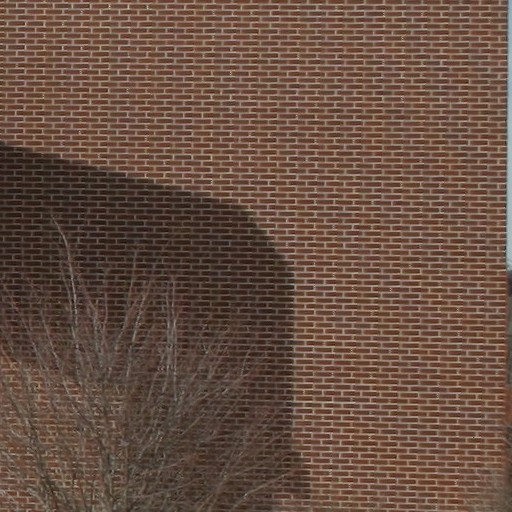
#> input picture Ex1/images/bricks.jpg, 512 x 512 px
$ jupyter execute 1_sample.ipynb
#> lines starting #> are read from the running program, lines starting #| are printed output that depends on the picture
# Spatial sampling

Import required modules

[cell 1]
from __future__ import print_function
import cv2
from scipy.ndimage.filters import gaussian_filter
import matplotlib.pyplot as plt
import matplotlib
import numpy as np

## Helper functions (You don't need to modify these)

Read image from input file into a `numpy.ndarray` variable of two dimensions (grayscale) with 32-bit float entries.

[cell 2]
def read_input_image(input_file_name):
    """
    Read image from input file into a numpy.ndarray variable of two dimensions (grayscale) with 32-bit float entries.
    """
#> called with input_file_name = '../images/bricks.jpg'

    # Set the flag argument to 0 so that the output has only one channel.
    return cv2.imread(input_file_name, 0).astype('float')
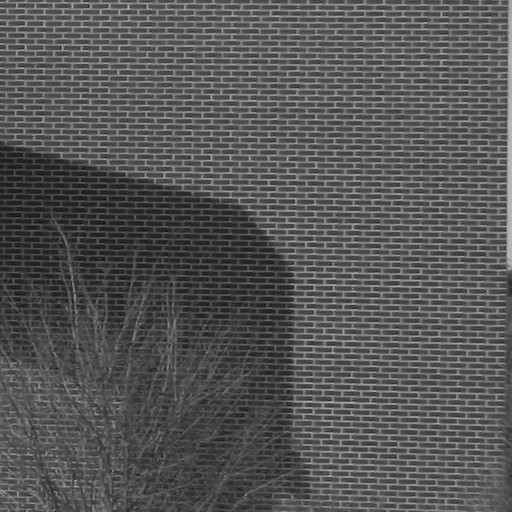
#> returned value: shape (512, 512) float64; min 12, max 196, mean 86.1
#| Size of Input image: 512, 512.

---

Save output image to a file.

[cell 3]
def write_output_image_to_file(output_image, output_file_name):
    """
    Save output image to a file.
    """

    cv2.imwrite(output_file_name, output_image)
    return

---

Ensure that the sub-sampling factor is not too large.

[cell 4]
def check_size(input_image, factor):
    """
    Check if the subsampling factor is too large.
    Input parameters:
        input_image: the input image
        factor: the required sub-sampling factor
    """
#> called with factor = 3

    condition1 = ((input_image.shape[0] // factor) == 0)
#> condition1 = False
    condition2 = ((input_image.shape[1] // factor) == 0)
#> condition2 = False

    if condition1 or condition2:
        print('Error! Subsampling rate is too large.')
        return 0

    else:
        print('Sub-sampling factor is permissible.')
        return 1

---

Print the size of the image

[cell 5]
def print_image_size(image,image_name):
    """
    Print the size of the image
    Input parameters:
        image: the image whose size is required
        image_name: string to indicate the image content
    """

    print('Size of {:s}: {:d}, {:d}.'.format(image_name, image.shape[0], image.shape[1]))

---

Display an image

[cell 6]
def display_image(image,title):
    """
    Display an image
    Input parameters:
        image: the image to be displayed
        title: title of the figure
    """

    fig = matplotlib.pyplot.gcf()
    DPI = fig.get_dpi()
    plt.figure(figsize=(image.shape[0]/float(DPI),image.shape[1]/float(DPI)))
    plt.imshow(image, cmap=plt.cm.gray)
    plt.axis('off')
    plt.title(title)
    plt.show()

## Sub-sampling functions (TODO: Implement these functions)

---

Sub-sample the image

[cell 7]
def subsample_image(input_image, factor):
    """
    Subsample the input image with the requested subsampling factor.
    Input parameters:
        input_image: the input image
        factor: the required sub-sampling factor
    Output:
        the sub-sampled image
    """

    return input_image[::factor,::factor]

---

Apply a gaussian blurring to the image

[cell 8]
def gaussian_filter_image(input_image, sigma):
    """
    Apply a gaussian blurring to the image
    Input parameters:
        input_image: the input image
        sigma: strength of the required gaussian blurring
    Output:
        gaussian blurred image
    """
#> called with sigma = 2

    return gaussian_filter(input_image, sigma)
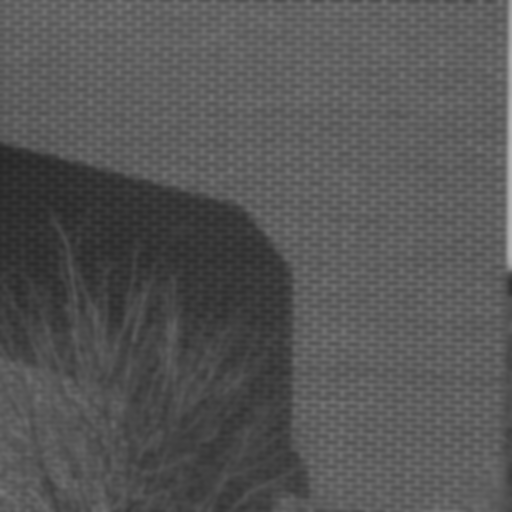
#> returned value: shape (512, 512) float64; min 39.49, max 179.7, mean 86.1

## Main function

[cell 9]
def main_function(input_file, factor, sigma):
    """
    Input parameters:
        input_file: path to the input image
        factor: sub-sampling factor
        sigma: strength of the gaussian blurring
    """

    # Read the input image
    I_input = read_input_image(input_file)

    # display the input image
    # display_image(I_input, 'Input image')

    # Print the size of the input image
    print_image_size(I_input, 'Input image')

    print('\n==== ==== ==== ==== ==== ==== ==== ==== ==== ==== ==== ==== ====')

    # print the requested sub-sampling factor
    print('Requested sub-sampling factor: {:d}.'.format(factor))

    # check if the sub-sampling factor is permissible
    if check_size(I_input, factor) == 0:
        return -1

    print('\n==== ==== ==== ==== ==== ==== ==== ==== ==== ==== ==== ==== ====')

    # if requested, blur the image using a gaussian filter
    if (sigma != 0):
        print('Applying a gaussian blur to the image.')
        I_input = gaussian_filter_image(I_input, sigma)
        display_image(I_input, 'Gaussian blurred image')
    else:
        print('Using the original image, without gaussian blurring.')

    print('\n==== ==== ==== ==== ==== ==== ==== ==== ==== ==== ==== ==== ====')

    # Sub-sample the image
    I_output = subsample_image(I_input, factor)

    # display the sub-sampled image
    display_image(I_output, 'Sub-sampled image')

    # Print the size of the subsampled image
    print_image_size(I_output, 'Sub-sampled image')
#| Size of Sub-sampled image: 171, 171.

$ run again, with Ex1/images/window.jpg copied over Ex1/images/bricks.jpg
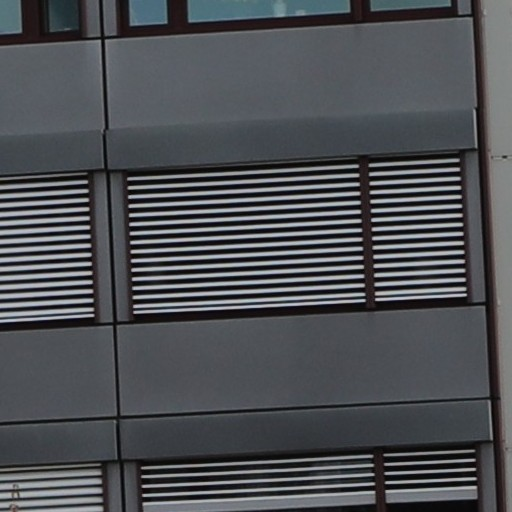
#> input picture Ex1/images/window.jpg, 512 x 512 px
#| Size of Input image: 512, 512.
#> in gaussian_filter_image, `return gaussian_filter(input_image, sigma)`:
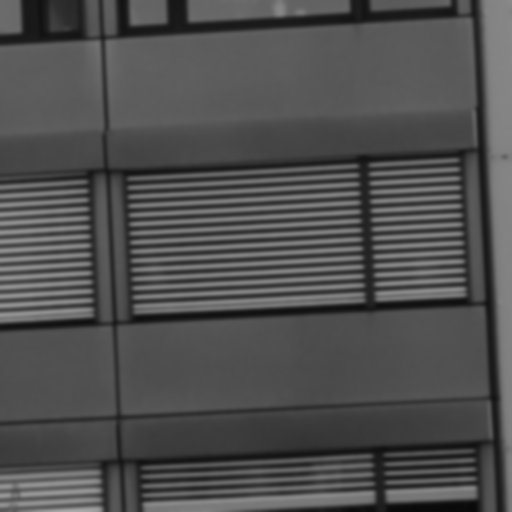
#> returned value: shape (512, 512) float64; min 9.09, max 170.4, mean 79.8
#> in subsample_image, `return input_image[::factor,::factor]`:
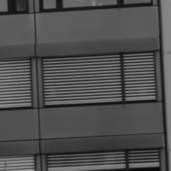
#> returned value: shape (171, 171) float64; min 9.14, max 166, mean 79.8
#| Size of Sub-sampled image: 171, 171.
